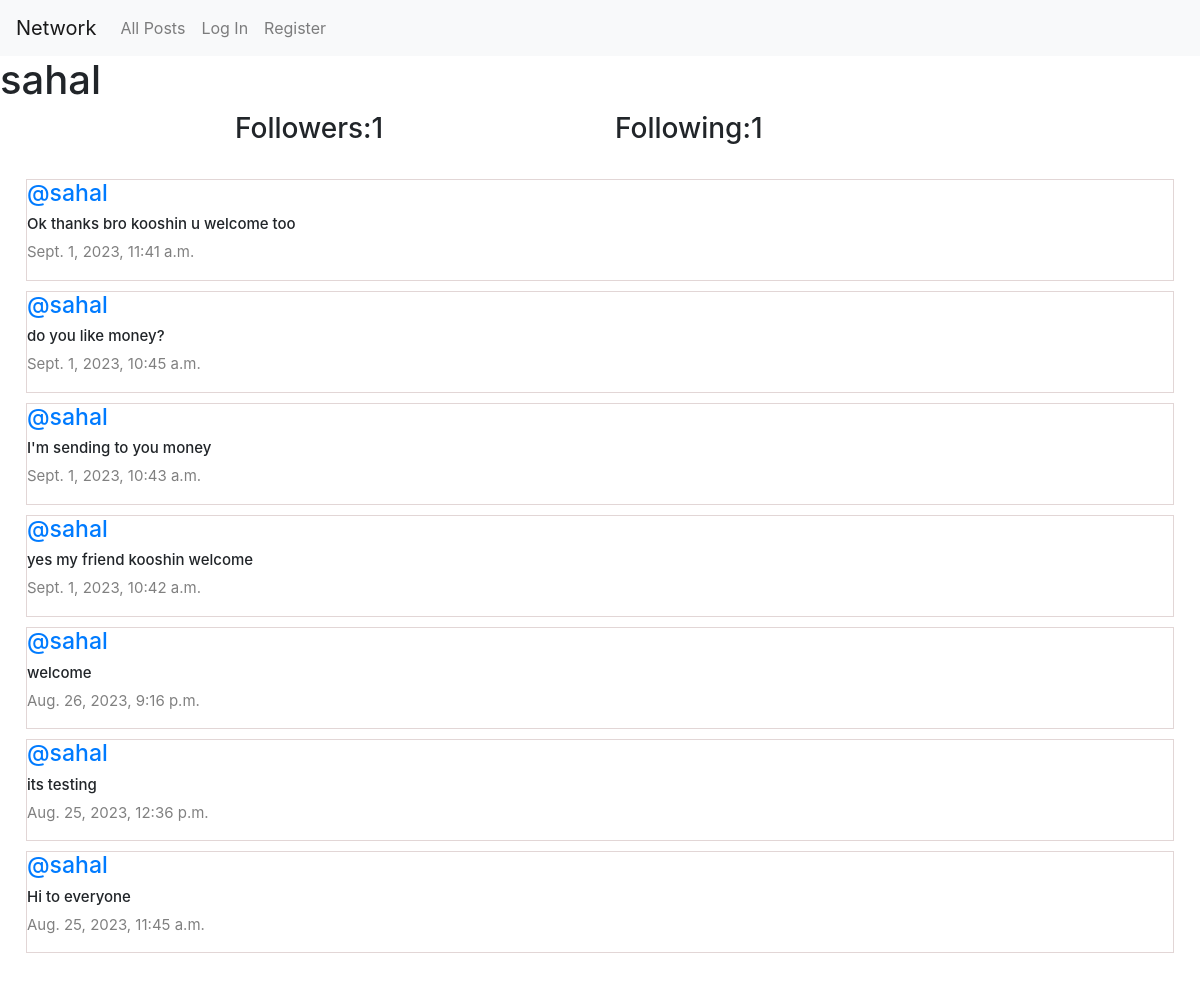
The app's page /profile/1 with its own data.
### network/models.py (models this page shows, shortened)
class User(AbstractUser):
    pass

class Post(models.Model):
    content= models.CharField(max_length=140);
    user = models.ForeignKey(User, on_delete=models.CASCADE, related_name="author")
    date = models.DateTimeField(auto_now=True)

### network/views.py (the view)
# urls.py: path("profile/<int:user_id>", views.profile, name="profile"),
def profile(request, user_id):
    user = User.objects.get(pk=user_id)
    allPosts = Post.objects.filter(user=user).order_by("id").reverse()
    following = Follow.objects.filter(user=user)
    followers = Follow.objects.filter(user_follower = user)
    try:
        checkfollow = followers.filter(user=User.objects.get(pk=request.user.id))
        if len(checkfollow) != 0:
            isfollowing = True
        else:
            isfollowing = False
    except:
        isfollowing = False
    paginator = Paginator(allPosts, 10)
    page_number = request.GET.get('page')
    posts_of_the_page = paginator.get_page(page_number)
    return render(request, "network/profile.html",{
        "allPosts": allPosts,
        "posts_of_the_page": posts_of_the_page,
        "username": user.username,
        "following":following,
        "followers":followers,
        "isfollowing": isfollowing,
        "user_profile": user
    })

### network/templates/network/profile.html (shortened to what this page needs)
{% extends "network/layout.html" %}
{% block body %}
    <h1>{{username}}</h1>
    <div class="container">
        <div class="row d-flex justify-content-center">
            <h3 class="col-4">Followers:{{ following.count }}</h3>
            <h3 class="col-4">Following:{{ followers.count }}</h3>
        </div>
    </div>
    <div class="all-posts mx-3">
        {% for post in posts_of_the_page %}
            <div class="post">
                <h5 class="username"><a href="{% url 'profile' user_id=post.user.id %}">@{{ post.user}}</a></h5>
                <h6 class ="content">{{post.content}}</h6>
                <p class="date">{{post.date}}</p>
            </div>
         {% endfor %}
    </div>
{% endblock %}

### network/static/network/styles.css (style rules this page uses)
.all-posts { display: flex; justify-content: flex-start; flex-direction: column; margin: 20px; }
.post { border: 0.1px solid rgb(226, 214, 214); display: flex; justify-content: center; flex-direction: column; box-sizing: border-box; margin: 5px 10px; }
.content { font-size: 15px; }
.username { font-size: 23px; }
.date { color: gray; font-size: 15px; }

### records on screen
User: username "sahal"
Post: user "sahal", content "Ok thanks bro kooshin u welcome too", date "Sept. 1, 2023, 11:41 a.m."
Post: user "sahal", content "do you like money?", date "Sept. 1, 2023, 10:45 a.m."
Post: user "sahal", content "I'm sending to you money", date "Sept. 1, 2023, 10:43 a.m."
Post: user "sahal", content "yes my friend kooshin welcome", date "Sept. 1, 2023, 10:42 a.m."
Post: user "sahal", content "welcome", date "Aug. 26, 2023, 9:16 p.m."
Post: user "sahal", content "its testing", date "Aug. 25, 2023, 12:36 p.m."
Post: user "sahal", content "Hi to everyone", date "Aug. 25, 2023, 11:45 a.m."

### other values on screen
{{ following.count }} "1"
{{ followers.count }} "1"
